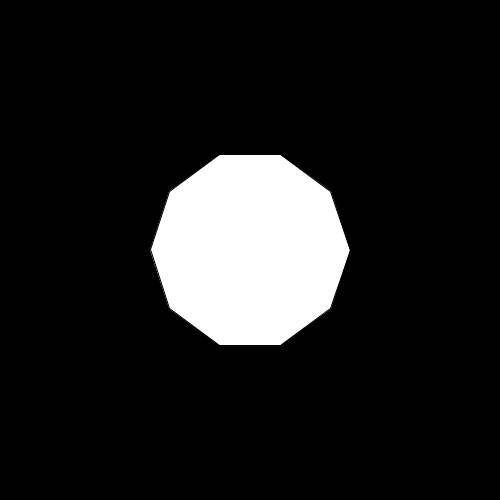
Frame 1 (no input)
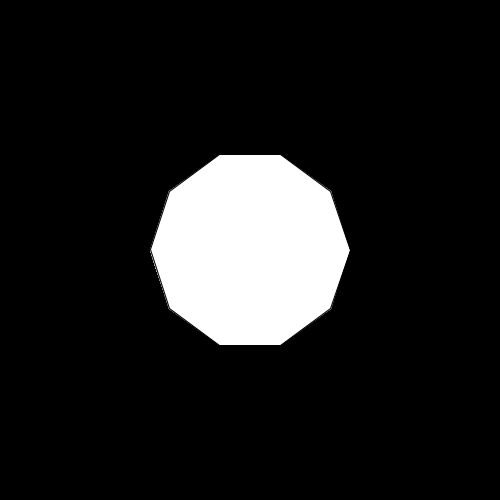
Frame 60 (the mouse pressed at the canvas centre just before this capture)
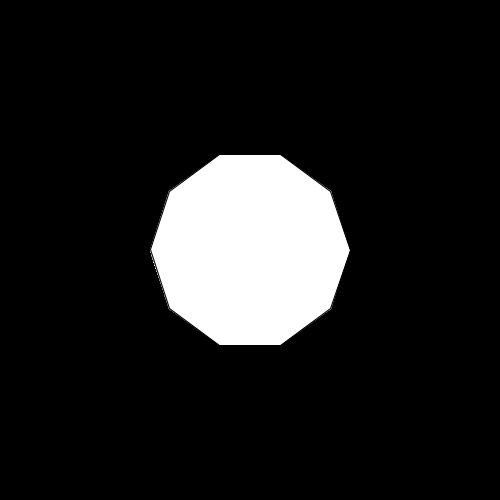
Frame 120 (the mouse held since frame 60 and released just before this capture)

The Processing sketch that drew these frames (run headless with seeded random() and noise(); from frame 60 on, the mouse is pressed at the canvas centre):

// Processing sketch: processing_73326
// ── processing_73326.pde

void setup()
{
  size(500,500);
  background(0);
  fill(255);
  smooth();
}

void draw()
{
  polygon(10, 250, 250, 100);
}

void polygon(int sideCount, int xCenter, int yCenter, int distance)
{
  
  float angle = 360/sideCount;
  
  beginShape();
  
    float posX;
    float posY;
    
  for(int i=0; i <= sideCount; i++)
  {
    
    posX = xCenter + distance * cos (radians(angle*i));
    posY = yCenter + distance * sin (radians(angle*i));
    vertex(posX, posY);
  }
  
  endShape();
}
